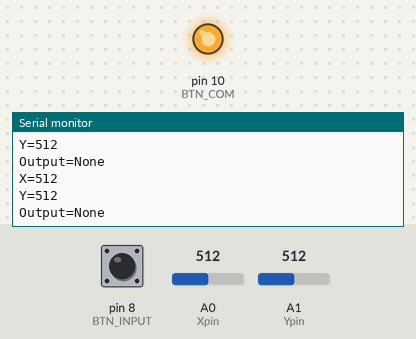
Bench run of a sketch on a simulated Arduino Uno, built with avr-gcc and run on an emulated ATmega328P. On the bench: output pins drawn as LEDs (lit = HIGH), the last lines printed to the serial monitor. Inputs (shaded band) come from the test bench; at power-on: A0 (Xpin) = 512, A1 (Ypin) = 512, pin 8 (BTN_INPUT) LOW.

Above: at 1.2 s.
1.3 s: A0 (Xpin) set to 638
At 2.1 s:
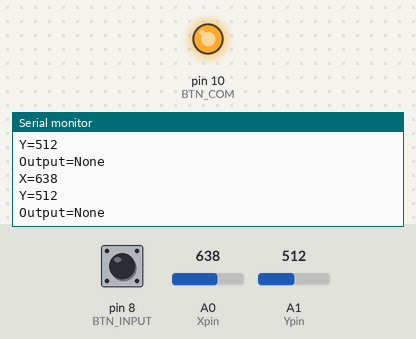
2.8 s: A0 (Xpin) set to 667
At 3.4 s:
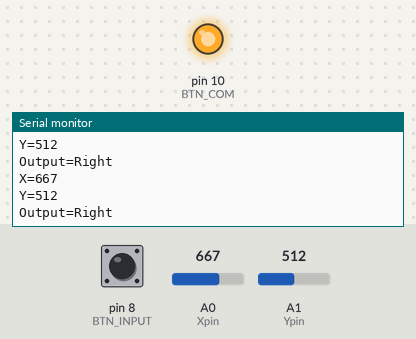
4.3 s: A1 (Ypin) set to 635
At 4.8 s:
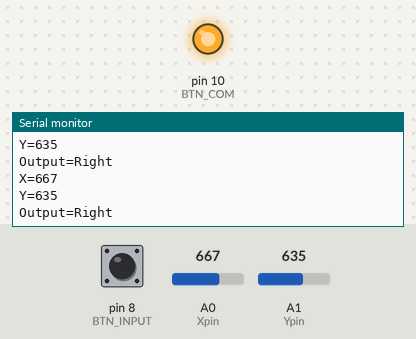
5.8 s: A1 (Ypin) set to 669
At 6.8 s:
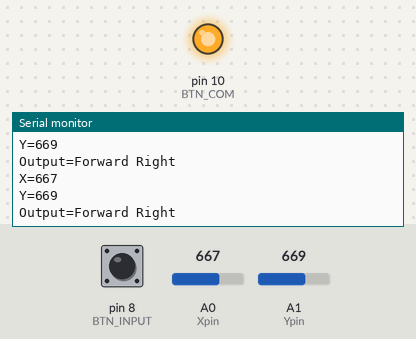
Timing chart, 0 to 8.8 s (numbered marks = the images above; inputs shaded):
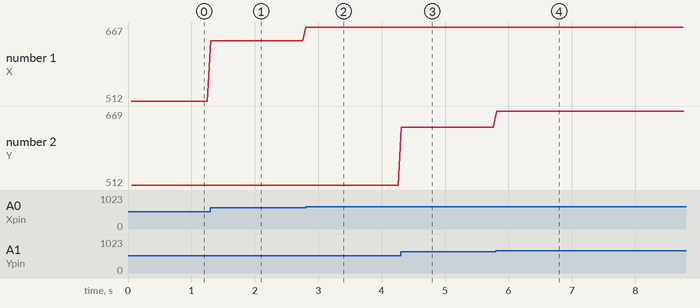

Measured:
- the behaviour switches between 650 and 651 on A0 (Xpin) (found by bisection; images 1 and 2)
- the behaviour switches between 650 and 651 on A1 (Ypin) (found by bisection; images 3 and 4)
- after the input at 1.3 s, the serial monitor: prints a new line at once (image 1)
- after the input at 2.8 s, the serial monitor: prints a new line at once (image 2)
- after the input at 4.3 s, the serial monitor: prints a new line at once (image 3)
- after the input at 5.8 s, the serial monitor: prints a new line at once (image 4)
- plotted number 1: 512 → 638 after the input at 1.3 s, 638 → 667 after the input at 2.8 s
- plotted number 2: 512 → 635 after the input at 4.3 s, 635 → 669 after the input at 5.8 s

The sketch:

Controller.ino
```cpp
/*
 * Title: Controller
 *
 * Author: EEJeffMan
 *
 * Description: Receiving control command from joystick, encoding it into a byte and sending it to Xbee via UART (software serial)
 *
 *    Hardware:
 *        Controller: Arduino pro 328 3.3V
 *        Sparkfun xbee shield
 *        Prallax analog joystick soldered to xbee shield
 *        Xbee series 1
 *        400mAh LiPO battery
 *
 *    Connections:
 *        Left/right joystick output: A0
 *        Up/down joystick output: A1
 *        Data out to xbee: D3
 *
 *    NOTE: switch on xbee shield should be in the position "DLINE" instead of "UART".
 *
 *    NOTE: Originally created 1/14/13
 *
 */

 #include <SoftwareSerial.h>

 #define		LeftTurnThreshold		350//150
 #define		RightTurnThreshold		650//450
 #define		BackThreshold			350//150
 #define		ForwardThreshold		650//450
 #define       Xpin     0//5
 #define       Ypin     1//4
 #define       TXpin    3
 #define       RXpin    2

 #define    ForwardOnly    8
 #define    ForwardLeft    9
 #define    ForwardRight   10
 #define    LeftOnly       1
 #define    RightOnly      2
 #define    BackLeft       5
 #define    BackRight      6
 #define    BackOnly       4
 #define    None           0

 #define    JOYSTICK_MASK  0x0F
 #define    BTN_INPUT      8
 #define    BTN_COM        10

unsigned int button_debounce(void);
unsigned long timer;

 struct OUTPUT_BITS{
     unsigned Left		:1;
     unsigned Right		:1;
     unsigned Back		:1;
     unsigned Forward	:1;
     unsigned	Button	:1;
     unsigned         :3;
 };
union OUTPUTS{
    int All;
    struct OUTPUT_BITS bits;
 };

/*
1 = Left
2= Right
3= N/A
4= Back
5=Back Left
6= Back Right
7= N/A
8= Forward
9 = Forward Left
10 = Forward Right
11 = N/A
*/

union OUTPUTS Outputs;

unsigned int Xnum,Ynum;
unsigned MoveMode = 0;
unsigned PrevMode = 0;

SoftwareSerial mySerial(RXpin, TXpin);

void setup()
{
  mySerial.begin(9600);
  Serial.begin(9600);

  pinMode(BTN_INPUT, INPUT);
  pinMode(BTN_COM, OUTPUT);
  digitalWrite(BTN_COM, HIGH);

  timer = millis();
}

void loop()
{
  static unsigned int button_press = 0;

  while(1)
  {

    if(button_debounce())
    {
        //Outputs.bits.Button = 1;
        Serial.println("Button Press");
        button_press = 1;
    }
    //else
    //{
        //Outputs.bits.Button = 0;
    //}

    if(millis() >= (timer + 50))//1000))
    {
      timer = millis();

      //delay(1000);//50);
      digitalWrite(13, true); // Flash a light to show signs of life
      Xnum = analogRead(Xpin);
      Ynum = analogRead(Ypin);

      PrevMode = Outputs.All;

      //assumes voltages are low to the left and down on the joystick...
      if(Xnum < LeftTurnThreshold)
      {
          Outputs.bits.Left = 1;
          Outputs.bits.Right = 0;
      }
      else
      {
          Outputs.bits.Left = 0;
      }
      if(Xnum > RightTurnThreshold)
      {
          Outputs.bits.Right = 1;
          Outputs.bits.Left = 0;
      }
      else
      {
          Outputs.bits.Right = 0;
      }
      if(Ynum < BackThreshold)
      {
          Outputs.bits.Back = 1;
          Outputs.bits.Forward = 0;
      }
      else
      {
          Outputs.bits.Back = 0;
      }
      if(Ynum > ForwardThreshold)
      {
          Outputs.bits.Forward = 1;
          Outputs.bits.Back = 0;
      }
      else
      {
          Outputs.bits.Forward = 0;
      }

      if(button_press)
      {
        button_press = 0;
        Outputs.bits.Button = 1;
      }
      else
      {
        Outputs.bits.Button = 0;
      }

      MoveMode = Outputs.All;

      //debugging
      //Serial.print("Output=");
      //Serial.println(Outputs.All);

    //  if(!(MoveMode == PrevMode))
      //{
        //Serial.println(Outputs.All);
        mySerial.write(Outputs.All+48);
            Serial.print("X=");
      Serial.println(Xnum);
      Serial.print("Y=");
      Serial.println(Ynum);
        Serial.print("Output=");

        switch(Outputs.All & JOYSTICK_MASK)
        {
            case None:
              Serial.println("None");
              break;
            case ForwardOnly:
              Serial.println("Forward");
              break;
            case ForwardLeft:
              Serial.println("Forward Left");
              break;
            case ForwardRight:
              Serial.println("Forward Right");
              break;
            case LeftOnly:
              Serial.println("Left");
              break;
            case RightOnly:
              Serial.println("Right");
              break;
            case BackLeft:
              Serial.println("Back Left");
              break;
            case BackRight:
              Serial.println("Back Right");
              break;
            case BackOnly:
              Serial.println("Back");
              break;
            default:
              Serial.println("Error");
              break;
        }
      //}

    //mySerial.write(Outputs.All+48);

      digitalWrite(13, false); // Flash a light to show signs of life
    }
  }
}

unsigned int button_debounce()
{
  // look for button press (button input high), then for a button release (button input low)
  static unsigned int button_state = 0;
  unsigned int button_pressed;
  static unsigned int state_count = 0;

  button_pressed = 0;

  if(button_state == 0 && digitalRead(BTN_INPUT))
  {
    if(state_count++ >= 3)
    {
      button_state = 1;
      state_count = 0;
    }
  }
  else if(button_state == 1 && !digitalRead(BTN_INPUT))
  {
    if(state_count++ >= 3)
    {
      button_state = 0;
      state_count = 0;
      button_pressed = 1;
    }
  }
  else
  {
    state_count = 0;
  }

  if(button_pressed)
    return 1;
  else
    return 0;
}
```
